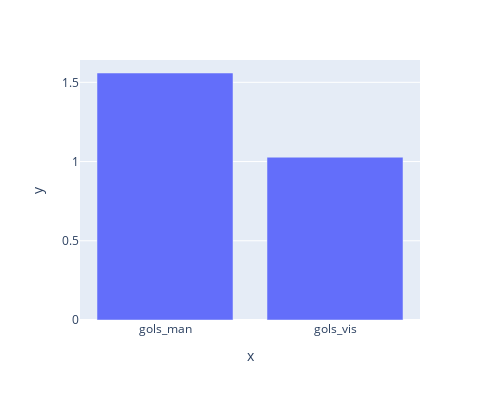

The cell this chart's notebook holds for it:
### Code cell
#Qual a média de gol dos times visitantes e mandante
dados_y = dados[['gols_man', 'gols_vis']].mean()
dados_x = ['gols_man', 'gols_vis']


fig = px.bar(x=dados_x, y= dados_y,width=500, height = 400)
fig.show()

### Figure 1 — Plotly figure (JSON) as saved in the notebook; plotly's stock layout.template omitted (floating-point values rounded to 4 significant figures)
{"data": [{"alignmentgroup": "True", "hovertemplate": "x=%{x}<br>y=%{y}<extra></extra>", "legendgroup": "", "marker": {"color": "#636efa", "pattern": {"shape": ""}}, "name": "", "offsetgroup": "", "orientation": "v", "showlegend": false, "textposition": "auto", "type": "bar", "x": ["gols_man", "gols_vis"], "xaxis": "x", "y": [1.559, 1.027], "yaxis": "y"}], "layout": {"barmode": "relative", "height": 400, "legend": {"tracegroupgap": 0}, "margin": {"t": 60}, "width": 500, "xaxis": {"anchor": "y", "domain": [0, 1], "title": {"text": "x"}}, "yaxis": {"anchor": "x", "domain": [0, 1], "title": {"text": "y"}}}}
